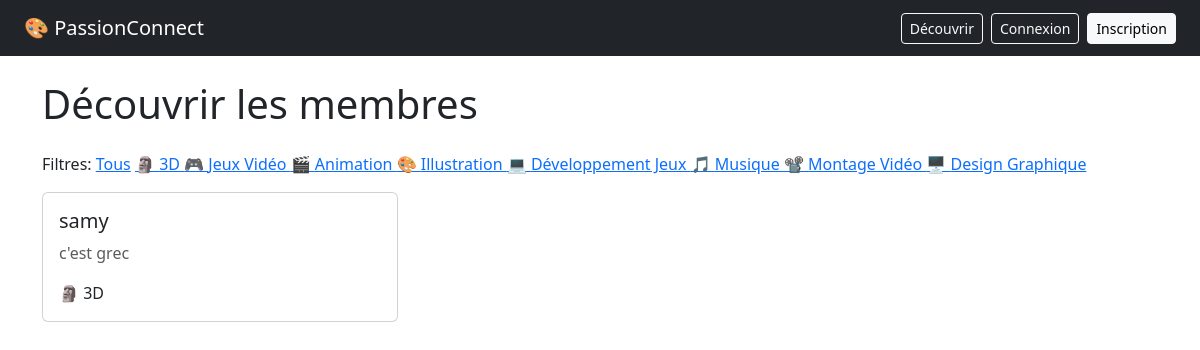
The page /decouverte?passion=3D on the database its author committed.
### tables this page shows
CREATE TABLE passion (
            id INTEGER PRIMARY KEY AUTOINCREMENT,
            nom TEXT NOT NULL UNIQUE,
            icone TEXT
        );

CREATE TABLE user(
            id INTEGER PRIMARY KEY AUTOINCREMENT,
            username TEXT NOT NULL UNIQUE,
            email TEXT NOT NULL UNIQUE,
            password TEXT NOT NULL,
            bio TEXT,
            photo TEXT,
            created_at TIMESTAMP DEFAULT CURRENT_TIMESTAMP           
        );

### app/decouverte/routes.py (the view)
@decouverte.route('/decouverte')
def page_decouverte():
    db = get_db()
    cursor = db.cursor()
    toutes_passions = cursor.execute(
        'SELECT * FROM passion'
    ).fetchall()
    poste = cursor.execute('''
        SELECT user.id, user.username, user.bio,
            GROUP_CONCAT(passion.icone || ' ' || passion.nom) as passions
        FROM user
        LEFT JOIN user_passion ON user.id = user_passion.user_id
        LEFT JOIN passion ON passion.id = user_passion.passion_id
        GROUP BY user.id
    ''').fetchall()
    passion_choisie = request.args.get('passion')
    if passion_choisie:
        poste = cursor.execute('''
            SELECT user.id, user.username, user.bio,
                GROUP_CONCAT(passion.icone || ' ' || passion.nom) as passions
            FROM user
            LEFT JOIN user_passion ON user.id = user_passion.user_id
            LEFT JOIN passion ON passion.id = user_passion.passion_id
            WHERE passion.nom = ?
            GROUP BY user.id
        ''', (passion_choisie,)).fetchall()
    db.close()
    return render_template('decouverte.html', poste=poste, toutes_passions=toutes_passions)

### database.py (called while the page is built)
def get_db():
    db = sqlite3.connect('passionconnect.db') #retoune des dictionnaires au lieu des tuples
    db.row_factory = sqlite3.Row
    return db

### app/templates/decouverte.html
{% extends 'base.html' %}
{% block contenu %}
    <h1 class="mb-4">Découvrir les membres</h1>
    <p>Filtres:
        <a href="/decouverte">Tous</a>
        {% for passion in toutes_passions %}
            <a href="/decouverte?passion={{ passion.nom }}"> {{ passion.icone}} {{ passion.nom }} </a>
        {% endfor %}
    </p>
    <div class="row">
        {% for membre in poste %}
            <div class="col-md-4 mb-4">
                <div class="card h-100">
                    <div class="card-body">
                        <h5 class="card-title">{{ membre.username }}</h5>
                        <p class="card-text text-muted">
                            {{ membre.bio or 'Aucune bio pour l instant.' }}
                        </p>
                        <p class="card-text">{{ membre.passions }}</p>
                    </div>
                </div>
            </div>
        {% endfor %}
    </div>
{% endblock %}

### rows shown on the page
passion: icone "🗿", nom "3D"
passion: icone "🎮", nom "Jeux Vidéo"
passion: icone "🎬", nom "Animation"
passion: icone "🎨", nom "Illustration"
passion: icone "💻", nom "Développement Jeux"
passion: icone "🎵", nom "Musique"
passion: icone "📽️", nom "Montage Vidéo"
passion: icone "🖥️", nom "Design Graphique"
user: username "samy", bio "c'est grec", passions "🗿 3D"
